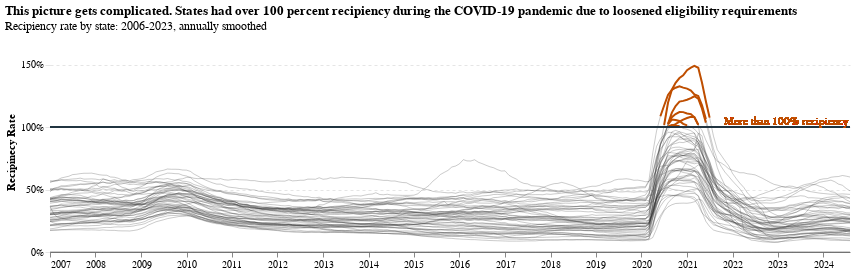

Notebook source saved alongside this figure:
### Code cell
# 5 - Include COVID
c5_st = (
    alt.Chart(
        st_cts_df,
        title=alt.Title(
            "This picture gets complicated. States had over 100 percent recipiency during the COVID-19 pandemic due to loosened eligibility requirements",
            subtitle="Recipiency rate by state: 2006-2024, annually smoothed",
        ),
    )
    .mark_line(color="#33333340", strokeWidth=1)
    .encode(
        alt.X("date:T").title(None),
        alt.Y("rt_recip", scale=alt.Scale(domain=[0, 1.5])).title('Recipinecy Rate').axis(format="%"),
        # Detail approach from https://github.com/vega/altair/issues/985
        detail="st",
    )
)

# Ref for highlighting: https://altair-viz.github.io/gallery/bar_chart_with_single_threshold.html
threshold = 1
st_highlight = (
    alt.Chart(st_cts_df)
    .mark_line(color="#BF4E00")
    .encode(
        alt.X("date:T").title(None),
        alt.Y("rt_recip"),
        detail="st"
    )
    .transform_filter(alt.datum.rt_recip > threshold)
)

# Add in line
rule = (
    alt.Chart()
    .mark_rule(color="#203440", strokeWidth=2)
    .encode(y=alt.Y(datum=threshold))
)
label = rule.mark_text(
    x="width",
    dx=-2,
    align="right",
    baseline="bottom",
    text="More than 100% recipiency",
    color="#BF4E00",
)

c5 = c5_st + st_highlight + rule + label
c5.save(
    "C:/Users/micha/Documents/CAPP/CAPP-30239/CAPP-30239-Static/src/../static_draft/c5.svg"
)
c5

### Figure 1 — Vega specification as saved in the notebook (floating-point values rounded to 4 significant figures; data arrays with more than 128 entries replaced by an {"elided": "..."} marker saying what was removed)
{"$schema": "https://vega.github.io/schema/vega/v5.json", "data": [{"name": "source_0", "values": {"elided": "11235 records"}, "transform": [{"type": "formula", "expr": "toDate(datum['date'])", "as": "date"}]}, {"name": "data_0", "values": [{"st": "DC", "dt_m": 7, "dt_y": 2021, "ct_wks_12mo": 30550.0, "ct_u3_12mo": 28409, "rt_recip": 1.075, "date": "2021-07-01T00:00:00.000"}, {"st": "VT", "dt_m": 6, "dt_y": 2021, "ct_wks_12mo": 16170.0, "ct_u3_12mo": 15211, "rt_recip": 1.063, "date": "2021-06-01T00:00:00.000"}, {"st": "GA", "dt_m": 6, "dt_y": 2021, "ct_wks_12mo": 277000.0, "ct_u3_12mo": 267648, "rt_recip": 1.035, "date": "2021-06-01T00:00:00.000"}, {"st": "DC", "dt_m": 6, "dt_y": 2021, "ct_wks_12mo": 34810.0, "ct_u3_12mo": 28864, "rt_recip": 1.206, "date": "2021-06-01T00:00:00.000"}, {"st": "VT", "dt_m": 5, "dt_y": 2021, "ct_wks_12mo": 19250.0, "ct_u3_12mo": 16402, "rt_recip": 1.173, "date": "2021-05-01T00:00:00.000"}, {"st": "GA", "dt_m": 5, "dt_y": 2021, "ct_wks_12mo": 325700.0, "ct_u3_12mo": 283911, "rt_recip": 1.147, "date": "2021-05-01T00:00:00.000"}, {"st": "DC", "dt_m": 5, "dt_y": 2021, "ct_wks_12mo": 39390.0, "ct_u3_12mo": 29092, "rt_recip": 1.354, "date": "2021-05-01T00:00:00.000"}, {"st": "VT", "dt_m": 4, "dt_y": 2021, "ct_wks_12mo": 22840.0, "ct_u3_12mo": 18306, "rt_recip": 1.248, "date": "2021-04-01T00:00:00.000"}, {"st": "MN", "dt_m": 4, "dt_y": 2021, "ct_wks_12mo": 191500.0, "ct_u3_12mo": 188349, "rt_recip": 1.017, "date": "2021-04-01T00:00:00.000"}, {"st": "ME", "dt_m": 4, "dt_y": 2021, "ct_wks_12mo": 35090.0, "ct_u3_12mo": 34484, "rt_recip": 1.018, "date": "2021-04-01T00:00:00.000"}, {"st": "GA", "dt_m": 4, "dt_y": 2021, "ct_wks_12mo": 377200.0, "ct_u3_12mo": 307673, "rt_recip": 1.226, "date": "2021-04-01T00:00:00.000"}, {"st": "DC", "dt_m": 4, "dt_y": 2021, "ct_wks_12mo": 43830.0, "ct_u3_12mo": 29726, "rt_recip": 1.474, "date": "2021-04-01T00:00:00.000"}, {"st": "VT", "dt_m": 3, "dt_y": 2021, "ct_wks_12mo": 26540.0, "ct_u3_12mo": 21045, "rt_recip": 1.261, "date": "2021-03-01T00:00:00.000"}, {"st": "MN", "dt_m": 3, "dt_y": 2021, "ct_wks_12mo": 215600.0, "ct_u3_12mo": 199792, "rt_recip": 1.079, "date": "2021-03-01T00:00:00.000"}, {"st": "ME", "dt_m": 3, "dt_y": 2021, "ct_wks_12mo": 39310.0, "ct_u3_12mo": 36457, "rt_recip": 1.078, "date": "2021-03-01T00:00:00.000"}, {"st": "GA", "dt_m": 3, "dt_y": 2021, "ct_wks_12mo": 422900.0, "ct_u3_12mo": 339373, "rt_recip": 1.246, "date": "2021-03-01T00:00:00.000"}, {"st": "DC", "dt_m": 3, "dt_y": 2021, "ct_wks_12mo": 46250.0, "ct_u3_12mo": 31067, "rt_recip": 1.489, "date": "2021-03-01T00:00:00.000"}, {"st": "VT", "dt_m": 2, "dt_y": 2021, "ct_wks_12mo": 26420.0, "ct_u3_12mo": 20455, "rt_recip": 1.292, "date": "2021-02-01T00:00:00.000"}, {"st": "MN", "dt_m": 2, "dt_y": 2021, "ct_wks_12mo": 217000.0, "ct_u3_12mo": 200639, "rt_recip": 1.081, "date": "2021-02-01T00:00:00.000"}, {"st": "ME", "dt_m": 2, "dt_y": 2021, "ct_wks_12mo": 39540.0, "ct_u3_12mo": 35850, "rt_recip": 1.103, "date": "2021-02-01T00:00:00.000"}, {"st": "GA", "dt_m": 2, "dt_y": 2021, "ct_wks_12mo": 416900.0, "ct_u3_12mo": 338677, "rt_recip": 1.231, "date": "2021-02-01T00:00:00.000"}, {"st": "DC", "dt_m": 2, "dt_y": 2021, "ct_wks_12mo": 45840.0, "ct_u3_12mo": 31079, "rt_recip": 1.475, "date": "2021-02-01T00:00:00.000"}, {"st": "VT", "dt_m": 1, "dt_y": 2021, "ct_wks_12mo": 25760.0, "ct_u3_12mo": 19708, "rt_recip": 1.307, "date": "2021-01-01T00:00:00.000"}, {"st": "NY", "dt_m": 1, "dt_y": 2021, "ct_wks_12mo": 985500.0, "ct_u3_12mo": 973166, "rt_recip": 1.013, "date": "2021-01-01T00:00:00.000"}, {"st": "MN", "dt_m": 1, "dt_y": 2021, "ct_wks_12mo": 212600.0, "ct_u3_12mo": 198338, "rt_recip": 1.072, "date": "2021-01-01T00:00:00.000"}, {"st": "ME", "dt_m": 1, "dt_y": 2021, "ct_wks_12mo": 38680.0, "ct_u3_12mo": 34912, "rt_recip": 1.108, "date": "2021-01-01T00:00:00.000"}, {"st": "GA", "dt_m": 1, "dt_y": 2021, "ct_wks_12mo": 407100.0, "ct_u3_12mo": 334214, "rt_recip": 1.218, "date": "2021-01-01T00:00:00.000"}, {"st": "DC", "dt_m": 1, "dt_y": 2021, "ct_wks_12mo": 44700.0, "ct_u3_12mo": 30718, "rt_recip": 1.455, "date": "2021-01-01T00:00:00.000"}, {"st": "VT", "dt_m": 12, "dt_y": 2020, "ct_wks_12mo": 25050.0, "ct_u3_12mo": 19050, "rt_recip": 1.315, "date": "2020-12-01T00:00:00.000"}, {"st": "NY", "dt_m": 12, "dt_y": 2020, "ct_wks_12mo": 960000.0, "ct_u3_12mo": 936408, "rt_recip": 1.025, "date": "2020-12-01T00:00:00.000"}, {"st": "MN", "dt_m": 12, "dt_y": 2020, "ct_wks_12mo": 206800.0, "ct_u3_12mo": 195372, "rt_recip": 1.059, "date": "2020-12-01T00:00:00.000"}, {"st": "ME", "dt_m": 12, "dt_y": 2020, "ct_wks_12mo": 38040.0, "ct_u3_12mo": 33994, "rt_recip": 1.119, "date": "2020-12-01T00:00:00.000"}, {"st": "GA", "dt_m": 12, "dt_y": 2020, "ct_wks_12mo": 397400.0, "ct_u3_12mo": 328762, "rt_recip": 1.209, "date": "2020-12-01T00:00:00.000"}, {"st": "DC", "dt_m": 12, "dt_y": 2020, "ct_wks_12mo": 43140.0, "ct_u3_12mo": 30541, "rt_recip": 1.413, "date": "2020-12-01T00:00:00.000"}, {"st": "VT", "dt_m": 11, "dt_y": 2020, "ct_wks_12mo": 24460.0, "ct_u3_12mo": 18448, "rt_recip": 1.326, "date": "2020-11-01T00:00:00.000"}, {"st": "NY", "dt_m": 11, "dt_y": 2020, "ct_wks_12mo": 943100.0, "ct_u3_12mo": 900228, "rt_recip": 1.048, "date": "2020-11-01T00:00:00.000"}, {"st": "MN", "dt_m": 11, "dt_y": 2020, "ct_wks_12mo": 200000.0, "ct_u3_12mo": 191774, "rt_recip": 1.043, "date": "2020-11-01T00:00:00.000"}, {"st": "ME", "dt_m": 11, "dt_y": 2020, "ct_wks_12mo": 37430.0, "ct_u3_12mo": 33421, "rt_recip": 1.12, "date": "2020-11-01T00:00:00.000"}, {"st": "GA", "dt_m": 11, "dt_y": 2020, "ct_wks_12mo": 386600.0, "ct_u3_12mo": 321318, "rt_recip": 1.203, "date": "2020-11-01T00:00:00.000"}, {"st": "DC", "dt_m": 11, "dt_y": 2020, "ct_wks_12mo": 41710.0, "ct_u3_12mo": 29961, "rt_recip": 1.392, "date": "2020-11-01T00:00:00.000"}, {"st": "CT", "dt_m": 11, "dt_y": 2020, "ct_wks_12mo": 145300.0, "ct_u3_12mo": 144190, "rt_recip": 1.008, "date": "2020-11-01T00:00:00.000"}, {"st": "VT", "dt_m": 10, "dt_y": 2020, "ct_wks_12mo": 23650.0, "ct_u3_12mo": 18002, "rt_recip": 1.314, "date": "2020-10-01T00:00:00.000"}, {"st": "NY", "dt_m": 10, "dt_y": 2020, "ct_wks_12mo": 912000.0, "ct_u3_12mo": 863819, "rt_recip": 1.056, "date": "2020-10-01T00:00:00.000"}, {"st": "MN", "dt_m": 10, "dt_y": 2020, "ct_wks_12mo": 192500.0, "ct_u3_12mo": 188196, "rt_recip": 1.023, "date": "2020-10-01T00:00:00.000"}, {"st": "ME", "dt_m": 10, "dt_y": 2020, "ct_wks_12mo": 36640.0, "ct_u3_12mo": 33189, "rt_recip": 1.104, "date": "2020-10-01T00:00:00.000"}, {"st": "GA", "dt_m": 10, "dt_y": 2020, "ct_wks_12mo": 365900.0, "ct_u3_12mo": 313451, "rt_recip": 1.167, "date": "2020-10-01T00:00:00.000"}, {"st": "DC", "dt_m": 10, "dt_y": 2020, "ct_wks_12mo": 39330.0, "ct_u3_12mo": 29052, "rt_recip": 1.354, "date": "2020-10-01T00:00:00.000"}, {"st": "CT", "dt_m": 10, "dt_y": 2020, "ct_wks_12mo": 140300.0, "ct_u3_12mo": 138774, "rt_recip": 1.011, "date": "2020-10-01T00:00:00.000"}, {"st": "VT", "dt_m": 9, "dt_y": 2020, "ct_wks_12mo": 22740.0, "ct_u3_12mo": 17528, "rt_recip": 1.297, "date": "2020-09-01T00:00:00.000"}, {"st": "NY", "dt_m": 9, "dt_y": 2020, "ct_wks_12mo": 873600.0, "ct_u3_12mo": 824875, "rt_recip": 1.059, "date": "2020-09-01T00:00:00.000"}, {"st": "MN", "dt_m": 9, "dt_y": 2020, "ct_wks_12mo": 184700.0, "ct_u3_12mo": 182736, "rt_recip": 1.011, "date": "2020-09-01T00:00:00.000"}, {"st": "ME", "dt_m": 9, "dt_y": 2020, "ct_wks_12mo": 35560.0, "ct_u3_12mo": 32966, "rt_recip": 1.079, "date": "2020-09-01T00:00:00.000"}, {"st": "GA", "dt_m": 9, "dt_y": 2020, "ct_wks_12mo": 340000.0, "ct_u3_12mo": 304932, "rt_recip": 1.115, "date": "2020-09-01T00:00:00.000"}, {"st": "DC", "dt_m": 9, "dt_y": 2020, "ct_wks_12mo": 36570.0, "ct_u3_12mo": 28183, "rt_recip": 1.298, "date": "2020-09-01T00:00:00.000"}, {"st": "CT", "dt_m": 9, "dt_y": 2020, "ct_wks_12mo": 135000.0, "ct_u3_12mo": 132923, "rt_recip": 1.016, "date": "2020-09-01T00:00:00.000"}, {"st": "VT", "dt_m": 8, "dt_y": 2020, "ct_wks_12mo": 21090.0, "ct_u3_12mo": 16771, "rt_recip": 1.257, "date": "2020-08-01T00:00:00.000"}, {"st": "NY", "dt_m": 8, "dt_y": 2020, "ct_wks_12mo": 790800.0, "ct_u3_12mo": 774744, "rt_recip": 1.021, "date": "2020-08-01T00:00:00.000"}, {"st": "ME", "dt_m": 8, "dt_y": 2020, "ct_wks_12mo": 33590.0, "ct_u3_12mo": 32754, "rt_recip": 1.025, "date": "2020-08-01T00:00:00.000"}, {"st": "GA", "dt_m": 8, "dt_y": 2020, "ct_wks_12mo": 300600.0, "ct_u3_12mo": 292910, "rt_recip": 1.026, "date": "2020-08-01T00:00:00.000"}, {"st": "DC", "dt_m": 8, "dt_y": 2020, "ct_wks_12mo": 32380.0, "ct_u3_12mo": 27121, "rt_recip": 1.194, "date": "2020-08-01T00:00:00.000"}, {"st": "CT", "dt_m": 8, "dt_y": 2020, "ct_wks_12mo": 125500.0, "ct_u3_12mo": 125073, "rt_recip": 1.004, "date": "2020-08-01T00:00:00.000"}, {"st": "VT", "dt_m": 7, "dt_y": 2020, "ct_wks_12mo": 18670.0, "ct_u3_12mo": 15931, "rt_recip": 1.172, "date": "2020-07-01T00:00:00.000"}, {"st": "DC", "dt_m": 7, "dt_y": 2020, "ct_wks_12mo": 26750.0, "ct_u3_12mo": 26340, "rt_recip": 1.016, "date": "2020-07-01T00:00:00.000"}, {"st": "VT", "dt_m": 6, "dt_y": 2020, "ct_wks_12mo": 15860.0, "ct_u3_12mo": 14604, "rt_recip": 1.086, "date": "2020-06-01T00:00:00.000"}], "transform": [{"type": "formula", "expr": "toDate(datum['date'])", "as": "date"}]}], "marks": [{"type": "group", "name": "layer_0_pathgroup", "from": {"facet": {"data": "source_0", "name": "faceted_path_layer_0_main", "groupby": ["st"]}}, "encode": {"update": {"height": {"field": {"signal": null, "datum": null, "group": "height", "parent": null}}, "width": {"field": {"signal": null, "datum": null, "group": "width", "parent": null}}}}, "marks": [{"type": "line", "name": "layer_0_marks", "from": {"data": "faceted_path_layer_0_main"}, "sort": {"field": "x"}, "encode": {"update": {"x": {"field": "date", "scale": "x"}, "defined": {"signal": "isValid(datum[\"date\"]) && isFinite(+datum[\"date\"]) && isValid(datum[\"rt_recip\"]) && isFinite(+datum[\"rt_recip\"])"}, "y": {"field": "rt_recip", "scale": "y"}, "strokeWidth": {"value": 1}, "stroke": {"value": "#33333340"}}}, "style": ["line"]}]}, {"type": "group", "name": "layer_1_pathgroup", "from": {"facet": {"data": "data_0", "name": "faceted_path_layer_1_main", "groupby": ["st"]}}, "encode": {"update": {"width": {"field": {"signal": null, "datum": null, "group": "width", "parent": null}}, "height": {"field": {"signal": null, "datum": null, "group": "height", "parent": null}}}}, "marks": [{"type": "line", "name": "layer_1_marks", "from": {"data": "faceted_path_layer_1_main"}, "sort": {"field": "x"}, "encode": {"update": {"stroke": {"value": "#BF4E00"}, "y": {"field": "rt_recip", "scale": "y"}, "defined": {"signal": "isValid(datum[\"date\"]) && isFinite(+datum[\"date\"]) && isValid(datum[\"rt_recip\"]) && isFinite(+datum[\"rt_recip\"])"}, "x": {"field": "date", "scale": "x"}}}, "style": ["line"]}]}, {"type": "rule", "name": "layer_2_marks", "from": {"data": "source_0"}, "encode": {"update": {"strokeWidth": {"value": 2}, "x2": {"value": 0}, "stroke": {"value": "#203440"}, "y": {"value": 1, "scale": "y"}, "x": {"field": {"signal": null, "datum": null, "group": "width", "parent": null}}}}, "style": ["rule"]}, {"type": "text", "name": "layer_3_marks", "from": {"data": "source_0"}, "encode": {"update": {"dx": {"value": -2}, "x": {"field": {"signal": null, "datum": null, "group": "width", "parent": null}}, "align": {"value": "right"}, "text": {"value": "More than 100% recipiency"}, "y": {"value": 1, "scale": "y"}, "baseline": {"value": "bottom"}, "fill": {"value": "#BF4E00"}}}, "style": ["text"]}], "scales": [{"name": "x", "type": "time", "domain": {"fields": [{"data": "source_0", "field": "date"}, {"data": "data_0", "field": "date"}]}, "range": [0, {"signal": "width"}]}, {"name": "y", "type": "linear", "domain": [0, 1.5], "range": [{"signal": "height"}, 0], "nice": true, "zero": true}], "axes": [{"scale": "y", "orient": "left", "domain": false, "minExtent": 0, "tickCount": {"signal": "ceil(height/40)"}, "ticks": false, "gridScale": "x", "aria": false, "grid": true, "labels": false, "maxExtent": 0, "zindex": 0}, {"scale": "x", "labelOverlap": true, "zindex": 0, "labelFlush": true, "orient": "bottom", "tickCount": {"signal": "ceil(width/40)"}, "grid": false}, {"scale": "y", "title": "Recipinecy Rate", "labelOverlap": true, "grid": false, "orient": "left", "format": "%", "tickCount": {"signal": "ceil(height/40)"}, "zindex": 0}], "title": {"text": "This picture gets complicated. States had over 100 percent recipiency during the COVID-19 pandemic due to loosened eligibility requirements", "anchor": "start", "orient": "top", "subtitle": "Recipiency rate by state: 2006-2023, annually smoothed", "offset": 20}, "config": {"range": {"category": ["#0076BF", "#BF4E00", "#6B4D23", "#BF8700", "#203440"]}, "axis": {"labelFont": "Helvetica", "titleFont": "Helvetica"}, "axisX": {"grid": false}, "axisY": {"domain": false, "ticks": true, "grid": true, "gridDash": [3, 3], "tickColor": "#33333320", "gridColor": "#33333320"}, "legend": {"labelFont": "Helvetica", "titleFont": "Helvetica"}, "style": {"cell": {"stroke": "transparent", "width": 800, "heigh": 300}}}, "padding": 5, "width": 800, "height": 200, "style": "cell", "background": "white"}
